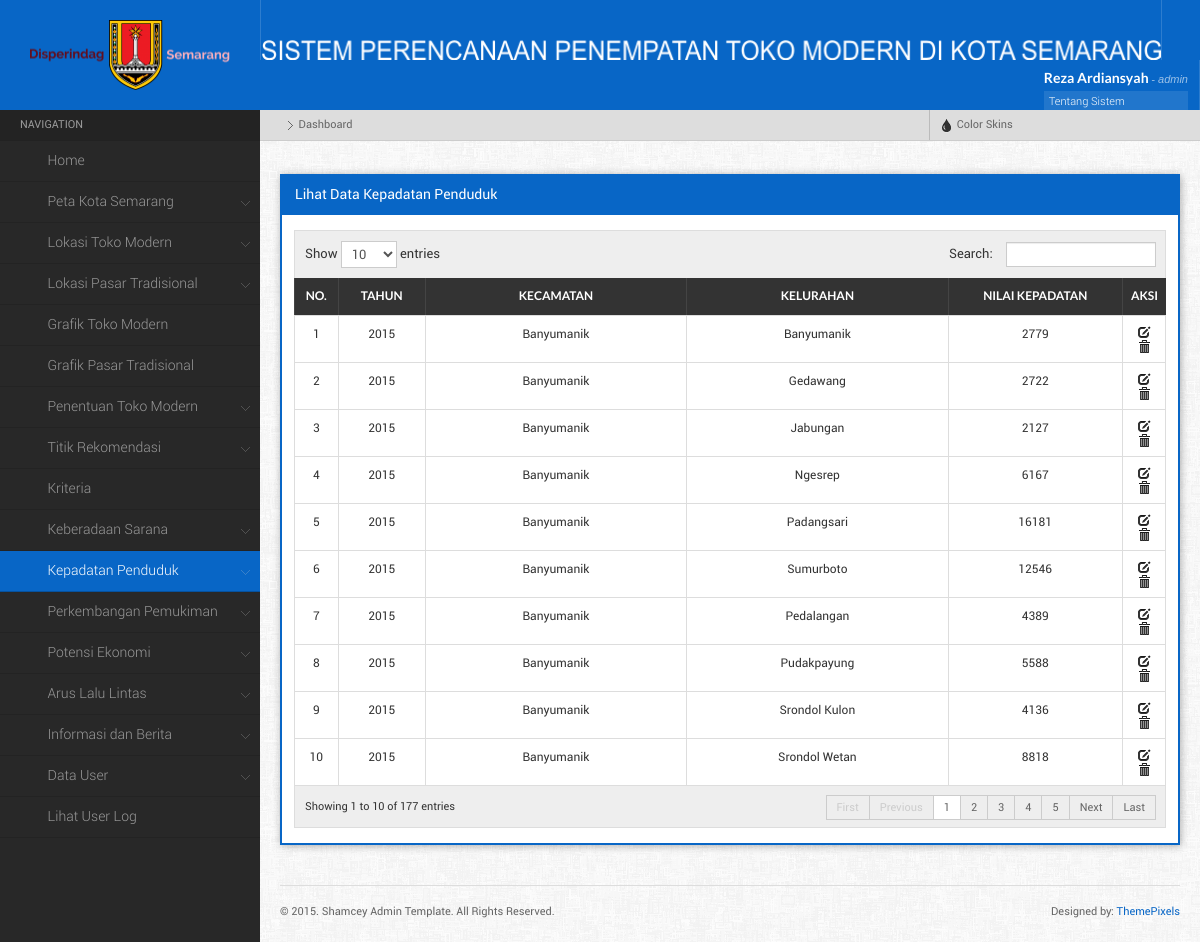
Page /main.php?menu=lihatKepadatan (signed in) on the committed database.
### tables this page shows
CREATE TABLE `kepadatan_penduduk` (
  `id_kepadatan` int(11) NOT NULL,
  `id_kelurahan` int(11) NOT NULL,
  `tahun` year(4) NOT NULL,
  `nilai_kepadatan` int(11) NOT NULL,
  `id_klasifikasikepadatan` int(11) NOT NULL
);

CREATE TABLE `kecamatan` (
  `id_kecamatan` int(11) NOT NULL,
  `nama_kecamatan` varchar(50) NOT NULL,
  `latitude` varchar(25) NOT NULL,
  `longitude` varchar(25) NOT NULL
);

CREATE TABLE `kelurahan` (
  `id_kelurahan` int(11) NOT NULL,
  `id_kecamatan` int(11) NOT NULL,
  `Kelurahan` char(50) DEFAULT NULL,
  `Geometry` longblob,
  `Luas` decimal(10,3) DEFAULT NULL,
  `XMin` int(11) DEFAULT NULL,
  `XMax` int(11) DEFAULT NULL,
  `YMin` int(11) DEFAULT NULL,
  `YMax` int(11) DEFAULT NULL,
  `id_lokasi` int(11) NOT NULL
);

### component/lihat_kepadatan.php (the view, shortened to what this page needs)
<?php
	$query = mysql_query("SELECT * FROM kepadatan_penduduk a, kelurahan b, kecamatan c
							WHERE a.id_kelurahan = b.id_kelurahan
							AND b.id_kecamatan = c.id_kecamatan
							ORDER BY tahun DESC, c.id_kecamatan ASC") or die (mysql_error());
    echo "<div class=\"widget\">
			<h4 class=\"widgettitle\">Lihat Data Kepadatan Penduduk</h4>
			<div class=\"widgetcontent\">
            <table id=\"dyntable\" class=\"table table-bordered responsive\">
                <thead>
                    <tr>
                        <th></th>
                        <th><center>No.</th>
						<th><center>Tahun</th>
                        <th><center>Kecamatan</th>
						<th><center>Kelurahan</th>
						<th><center>Nilai Kepadatan</th>
						<th><center>Aksi</th>
                    </tr>
                </thead>
				<tbody>";
				$no = 1;
				while($pecah = mysql_fetch_array($query)){
					echo "<tr class=\" \">
						<td></td>
						<td style='width:5%;'><center>$no</td>
						<td style='width:10%;'><center>$pecah[tahun]</td>
						<td style='width:30%;'><center>$pecah[nama_kecamatan]</td>
						<td style='width:30%;'><center>$pecah[Kelurahan]</td>
						<td style='width:20%;'><center>$pecah[nilai_kepadatan]</td>
						<td class=\"center\" style=\"width: 5%;\">
							<a href= \"main.php?menu=editKepadatan&id_kepadatan=$pecah[id_kepadatan]\" title=\"Edit\"><i  class=\"icon-edit\"></i></a>
							<a href=\"main.php?menu=hapusKepadatan&id_kepadatan=$pecah[id_kepadatan]\" title=\"Hapus\" onClick=\"return confirm('Apakah Anda yakin ingin menghapus data ini?')\" class=\"icon-trash\"><i></i></a>
						</td>";
					echo "</td>
					</tr>";
				$no++;
				};
				echo "</tbody>
			</table>
		</div>
		</div>
	";
?>

### css/responsive-tables.css (style rules this page uses)
table.responsive { margin-bottom: 0; }
table.responsive td, table.responsive th { position: relative; overflow: hidden; white-space: wrap !important; }

### rows in the picture
kepadatan_penduduk: tahun "2015", kecamatan.nama_kecamatan "Banyumanik", id_kelurahan.Kelurahan "Banyumanik", nilai_kepadatan "2779"
kepadatan_penduduk: tahun "2015", kecamatan.nama_kecamatan "Banyumanik", id_kelurahan.Kelurahan "Gedawang", nilai_kepadatan "2722"
kepadatan_penduduk: tahun "2015", kecamatan.nama_kecamatan "Banyumanik", id_kelurahan.Kelurahan "Jabungan", nilai_kepadatan "2127"
kepadatan_penduduk: tahun "2015", kecamatan.nama_kecamatan "Banyumanik", id_kelurahan.Kelurahan "Ngesrep", nilai_kepadatan "6167"
kepadatan_penduduk: tahun "2015", kecamatan.nama_kecamatan "Banyumanik", id_kelurahan.Kelurahan "Padangsari", nilai_kepadatan "16181"
kepadatan_penduduk: tahun "2015", kecamatan.nama_kecamatan "Banyumanik", id_kelurahan.Kelurahan "Sumurboto", nilai_kepadatan "12546"
kepadatan_penduduk: tahun "2015", kecamatan.nama_kecamatan "Banyumanik", id_kelurahan.Kelurahan "Pedalangan", nilai_kepadatan "4389"
kepadatan_penduduk: tahun "2015", kecamatan.nama_kecamatan "Banyumanik", id_kelurahan.Kelurahan "Pudakpayung", nilai_kepadatan "5588"
kepadatan_penduduk: tahun "2015", kecamatan.nama_kecamatan "Banyumanik", id_kelurahan.Kelurahan "Srondol Kulon", nilai_kepadatan "4136"
kepadatan_penduduk: tahun "2015", kecamatan.nama_kecamatan "Banyumanik", id_kelurahan.Kelurahan "Srondol Wetan", nilai_kepadatan "8818"

### other values in the picture
$_SESSION['nama_user'] "Reza Ardiansyah"
$_SESSION['username'] "admin"
